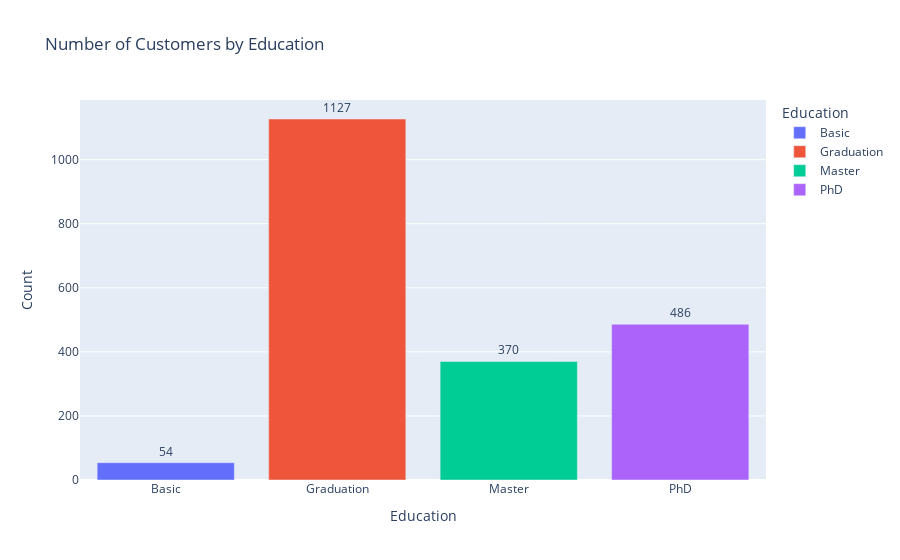

The notebook cell this image was saved under:
### Markdown cell above
#### 5. Education Barplot

### Code cell
edu_counts = df_clean[[col for col in df_clean.columns if 'Education_' in col]].sum().reset_index()
edu_counts.columns = ['Education', 'Count']
edu_counts['Education'] = edu_counts['Education'].str.replace('Education_', '')

fig4 = px.bar(edu_counts, x='Education', y='Count', color='Education',
              title='Number of Customers by Education', text='Count')
fig4.update_traces(textposition='outside')
fig4.show()

### Figure 1 — Plotly figure (JSON) as saved in the notebook; plotly's stock layout.template omitted (floating-point values rounded to 4 significant figures)
{"data": [{"hovertemplate": "Education=%{x}<br>Count=%{text}<extra></extra>", "legendgroup": "Basic", "marker": {"color": "#636efa", "pattern": {"shape": ""}}, "name": "Basic", "orientation": "v", "showlegend": true, "text": [54.0], "textposition": "outside", "type": "bar", "x": ["Basic"], "xaxis": "x", "y": [54], "yaxis": "y"}, {"hovertemplate": "Education=%{x}<br>Count=%{text}<extra></extra>", "legendgroup": "Graduation", "marker": {"color": "#EF553B", "pattern": {"shape": ""}}, "name": "Graduation", "orientation": "v", "showlegend": true, "text": [1127.0], "textposition": "outside", "type": "bar", "x": ["Graduation"], "xaxis": "x", "y": [1127], "yaxis": "y"}, {"hovertemplate": "Education=%{x}<br>Count=%{text}<extra></extra>", "legendgroup": "Master", "marker": {"color": "#00cc96", "pattern": {"shape": ""}}, "name": "Master", "orientation": "v", "showlegend": true, "text": [370.0], "textposition": "outside", "type": "bar", "x": ["Master"], "xaxis": "x", "y": [370], "yaxis": "y"}, {"hovertemplate": "Education=%{x}<br>Count=%{text}<extra></extra>", "legendgroup": "PhD", "marker": {"color": "#ab63fa", "pattern": {"shape": ""}}, "name": "PhD", "orientation": "v", "showlegend": true, "text": [486.0], "textposition": "outside", "type": "bar", "x": ["PhD"], "xaxis": "x", "y": [486], "yaxis": "y"}], "layout": {"barmode": "relative", "legend": {"title": {"text": "Education"}, "tracegroupgap": 0}, "title": {"text": "Number of Customers by Education"}, "xaxis": {"anchor": "y", "categoryarray": ["Basic", "Graduation", "Master", "PhD"], "categoryorder": "array", "domain": [0, 1], "title": {"text": "Education"}}, "yaxis": {"anchor": "x", "domain": [0, 1], "title": {"text": "Count"}}}}
